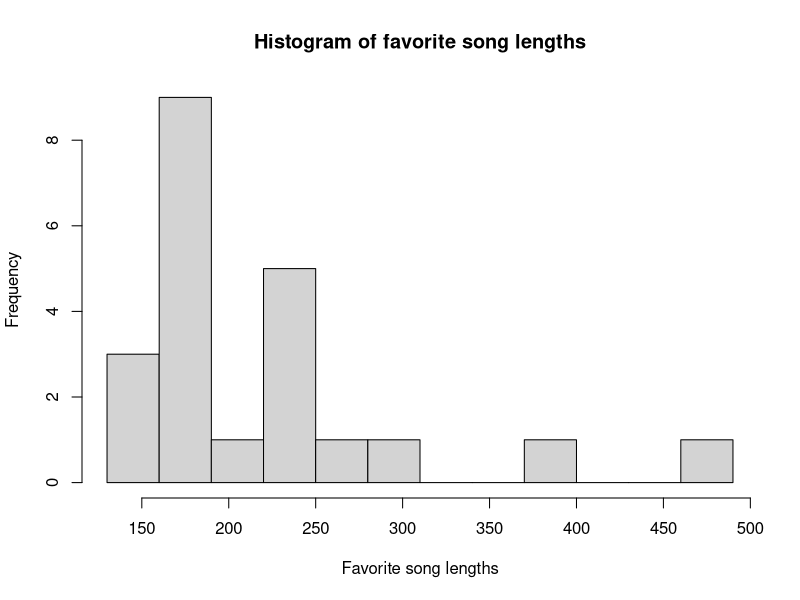
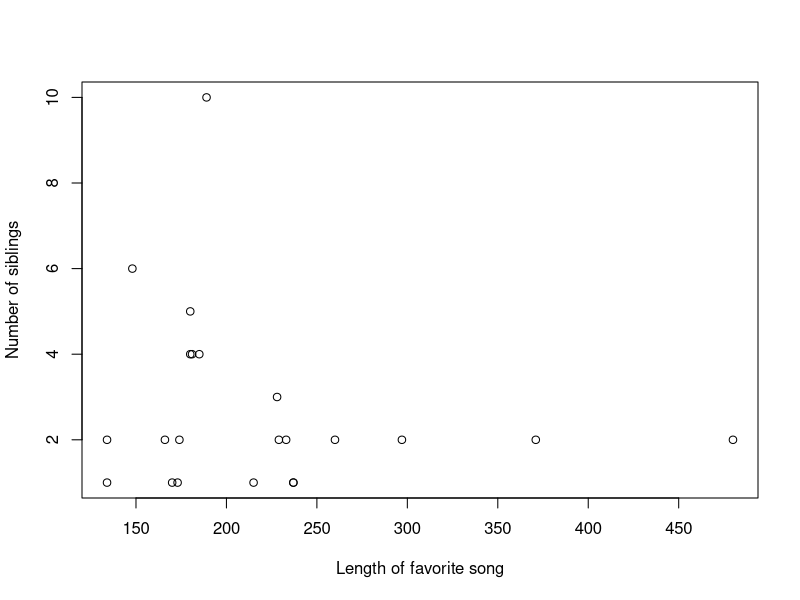
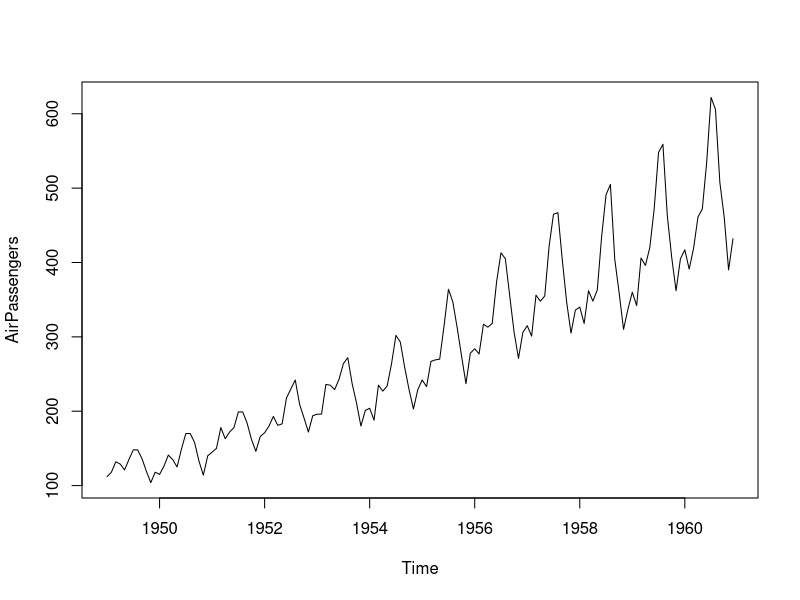

Recreate these plots in R, in order.
## ---- chunk 1
class.data <- read.csv("class-data.csv")
sort(class.data$length_of_favorite_song)
## ---- chunk 2
breaks <- seq(130, 490, by = 30)
classes <- cut(class.data$length_of_favorite_song, breaks, right = FALSE)
as.data.frame(table(classes))
## ---- chunk 3
as.data.frame(prop.table(table(classes)))
## ---- chunk 4
as.data.frame(cumsum(table(classes)))
## ---- chunk 5
as.data.frame(cumsum(prop.table(table(classes))))
## ---- chunk 6
hist(class.data$length_of_favorite_song, breaks, right = FALSE,
     xlab = "Favorite song lengths",
     main = "Histogram of favorite song lengths")
## ---- chunk 7
song.length.in.dekaseconds <- round(class.data$length_of_favorite_song / 10)
sort(song.length.in.dekaseconds)
## ---- chunk 8
stem(song.length.in.dekaseconds)
## ---- chunk 9
plot(class.data$length_of_favorite_song, class.data$number_of_siblings,
     xlab = "Length of favorite song",
     ylab = "Number of siblings")
## ---- chunk 10
plot(AirPassengers)
